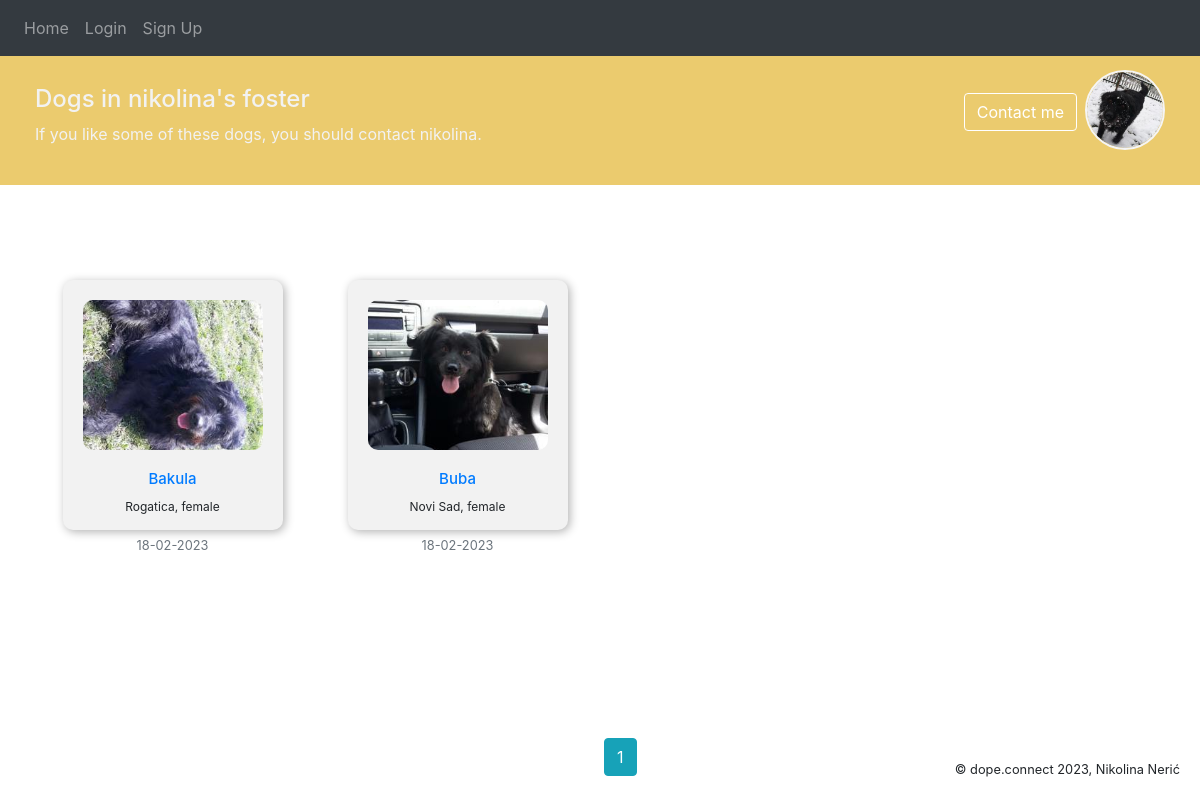
Before: /profile/1 with the older database file.
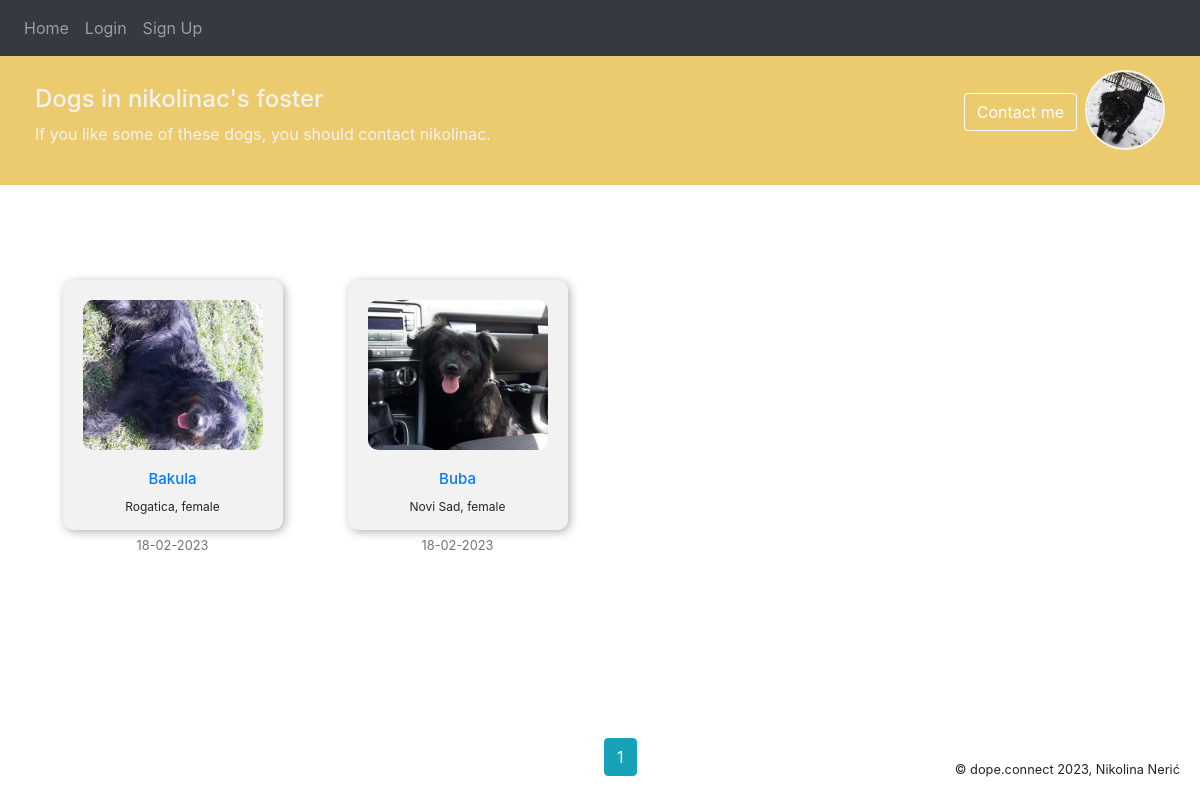
After: the same page with the newer database file.
### website/models.py (models this page shows, shortened)
class User(db.Model, UserMixin):
    id = db.Column(db.Integer, primary_key = True)
    email = db.Column(db.String(150), unique = True)
    is_verified = db.Column(db.Boolean(150), default = False)
    password = db.Column(db.String(150))
    first_name = db.Column(db.String(150))
    image_file = db.Column(db.String(150), nullable=False, default='default.jpg')
    posts = db.relationship('Post', backref ='author', lazy = True)
    user_info = db.relationship('UserInfo', backref = 'info', uselist = False)
    saved_dogs = db.Column(db.JSON)

### website/views.py (the view)
def user(user_id, page = 1):
    author = User.query.filter_by(id = user_id).first()
    page = request.args.get('page', 1, type=int)
    posts = Post.query.filter_by(user_id = user_id).order_by(Post.date_posted.desc()).paginate(page=page, per_page=10)
    return render_template('user.html', posts = posts, user = current_user, author = author)

### website/templates/user.html (shortened to what this page needs)
{% extends "base.html" %} {% block title %}Foster parent{% endblock %}
    {% block content %}
      <div class ="colored-strip">
        <img class="rounded-circle article-img" src="{{ url_for('static', filename='profile_pics/' + author.image_file) }}" style="width: 80px; height: 80px; object-fit: cover; border: 2px solid; border-color: whitesmoke; float: right; margin-top: -15px;">
        {% if author.id != current_user.id %}
        <button id ="pop-up-button" class="btn btn-outline-info btn-outline-info m-2" style="float: right;">Contact me</button>
        <h4 text-align = "center">Dogs in {{ author.first_name }}'s foster</h4>
        <h7 text-align = "center">If you like some of these dogs, you should contact {{ author.first_name }}. </h7>
        {%endif%}
      </div>
      <br>
      <br>
      <br>
      <br>
      <br>
      <br>
      {% if posts%}
      <div class="row text-center">
        {% for post in posts %}
        <div class="col-lg-3">
          <div class="dog-card">
            <img src="{{ url_for('static', filename='profile_pics/' + post.image_file) }}" alt="dog" />
              <h2><a href="{{ url_for('post', post_id = post.id )}}">{{ post.title }} </a></h2>
              <p text-align="center"> {{ post.city }}, {{ post.gender }} </p>
              <small class="text-muted">{{ post.date_posted.strftime('%d-%m-%Y')}}</small>
            </div>
          </div>
        {% endfor %}
      </div>
      {%endif%}
      </div>
        <div class="pagination">
          {% if author.id != current_user.id %}
            {% for page_num in posts.iter_pages(left_edge=1, right_edge=1, left_current=1, right_current=2) %}
              {% if page_num %}
                {% if posts.page == page_num %}
                  <a class="btn btn-info mb-4" style="margin: 4px"; href="{{ url_for('user', user_id = author.id, page=page_num) }}">{{ page_num }}</a>
                {% else %}
                  <a class="btn btn-outline-info mb-4" href="{{ url_for('user', user_id = author.id, page=page_num) }}">{{ page_num }}</a>
                {% endif %}
              {% else %}
                ...
              {% endif %}
            {% endfor %}
          {% endif %}
        </div>
        <br>
        <br>
        <br>
        <br>
    {% endblock %}

Changed rows visible on the page:
changed User: first_name "nikolina" → "nikolinac"
